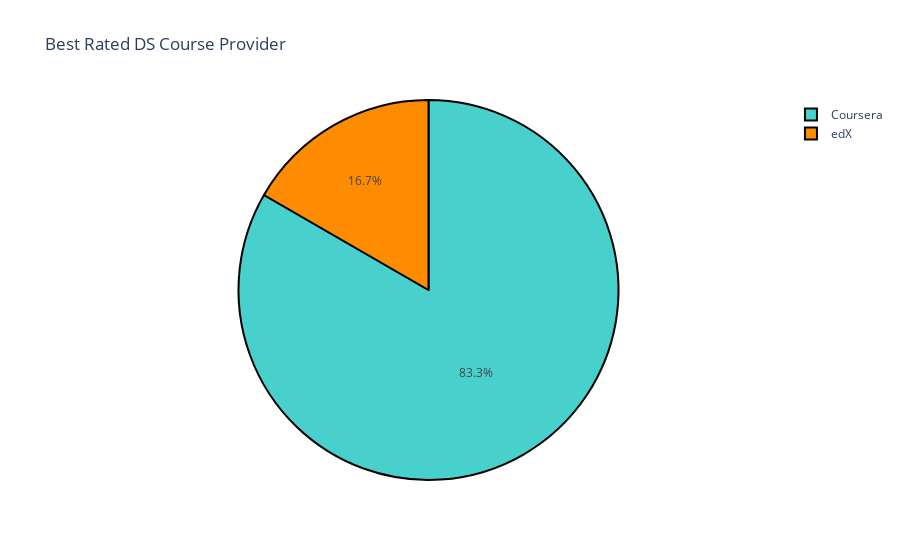
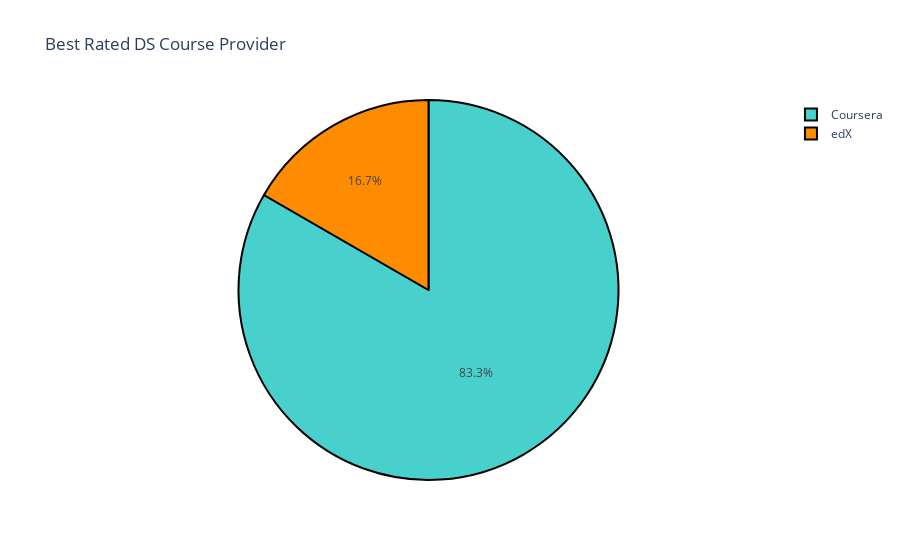

Here is the notebook cell these charts were saved with, in order:
### Code cell
# best rated course providers:
# pie chart:

dist = bestRated['provider'].value_counts()
colors = ['mediumturquoise', 'darkorange', 'gold', 'lightgreen']
trace = go.Pie(values=(np.array(dist)),labels=dist.index)
layout = go.Layout(title='Best Rated DS Course Provider')
data = [trace]
fig = go.Figure(trace,layout)
fig.update_traces(marker=dict(colors=colors, line=dict(color='#000000', width=2)))
fig.show() 
py.plot(fig)

### Figure 1 — Plotly figure (JSON) as saved in the notebook; plotly's stock layout.template omitted (floating-point values rounded to 4 significant figures)
{"data": [{"labels": ["Coursera", "edX"], "marker": {"colors": ["mediumturquoise", "darkorange", "gold", "lightgreen"], "line": {"color": "#000000", "width": 2}}, "type": "pie", "values": [5, 1]}], "layout": {"title": {"text": "Best Rated DS Course Provider"}}}

### Figure 2 — Plotly figure (JSON) as saved in the notebook; plotly's stock layout.template omitted (floating-point values rounded to 4 significant figures)
{"data": [{"labels": ["Coursera", "edX"], "marker": {"colors": ["mediumturquoise", "darkorange", "gold", "lightgreen"], "line": {"color": "#000000", "width": 2}}, "type": "pie", "values": [5, 1]}], "layout": {"title": {"text": "Best Rated DS Course Provider"}}}
